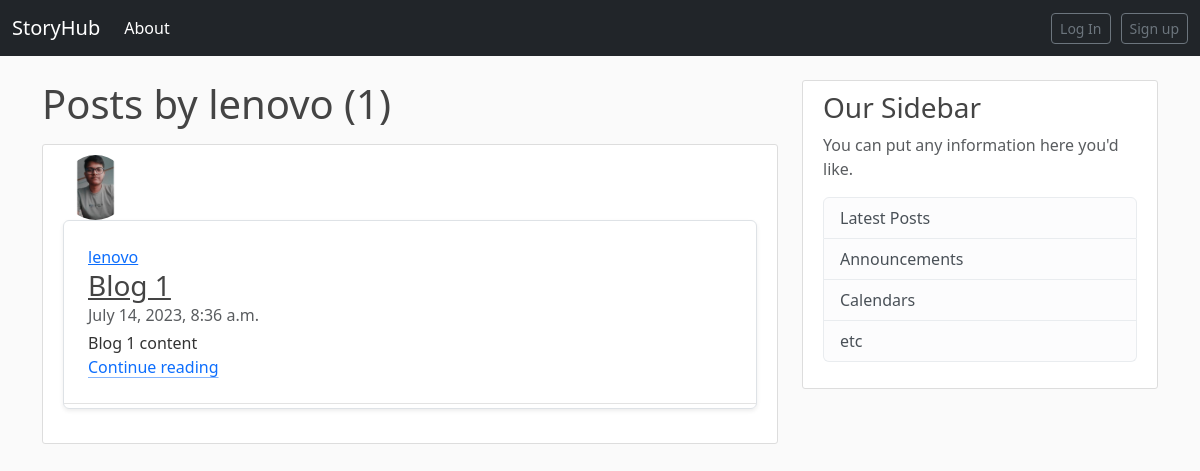
/user/lenovo, run on an earlier commit of the app's database.
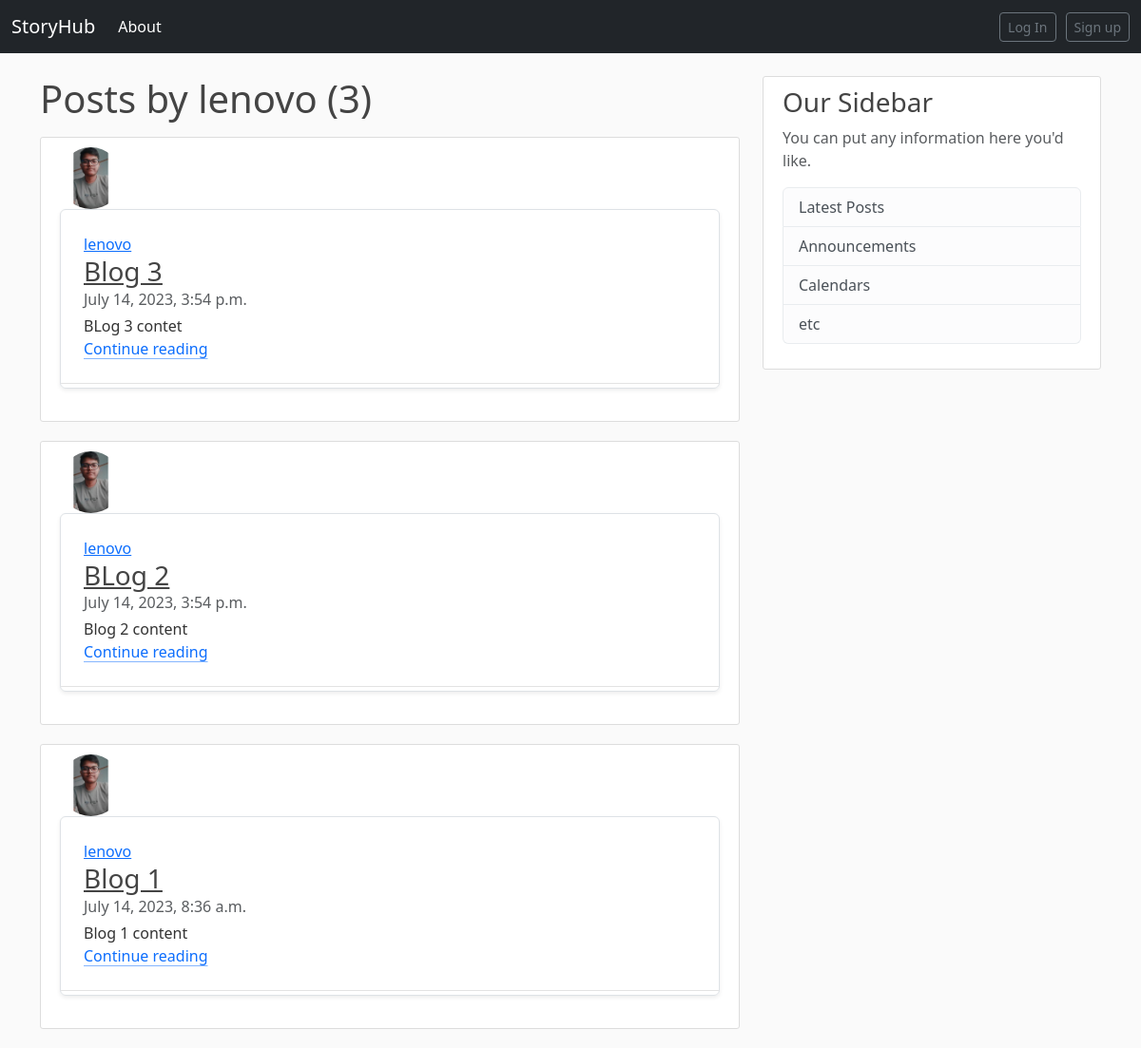
And on a later commit of the database.
### blog/models.py (models this page shows, shortened)
class Post(models.Model):
    title=models.CharField(max_length=100)
    content=models.TextField()
    date_posted=models.DateTimeField(default=timezone.now)
    author=models.ForeignKey(User,on_delete=models.CASCADE)

### user/models.py (models this page shows, shortened)
class Profile(models.Model):
    user=models.OneToOneField(User,on_delete=models.CASCADE)
    image=models.ImageField(default='default.jpg',upload_to='profile_pics')
    bio=models.TextField(default='')

### blog/views.py (the view)
# urls.py: path('user/<str:username>', views.UserPostListView.as_view(), name='user-post'),
class UserPostListView(ListView):
    model=Post
    template_name='blog/user_posts.html'
    context_object_name='posts'
    ordering=['-date_posted']
    paginate_by=5
    def get_queryset(self):
        user=get_object_or_404(User,username=self.kwargs.get('username'))
        return Post.objects.filter(author=user).order_by('-date_posted')

### blog/templates/blog/user_posts.html (shortened to what this page needs)
{% extends "blog/base.html" %}
{% block content %}
    <h1 class="mb-3">Posts by {{ view.kwargs.username }} ({{ page_obj.paginator.count }})</h1>
    {% for posts in posts %}
        <article class="media content-section col-md-12">
            <img class="rounded-circle article-img" src="{{ posts.author.profile.image.url }}">
            <div class="media-body row g-0 border rounded overflow-hidden flex-md-row mb-4 shadow-sm h-md-250 position-relative" >
              <div class="article-metadata col p-4 d-flex flex-column position-static">
                <a class="mr-2" href="{% url 'user-post' posts.author.username %}">{{posts.author}}</a>
                <h3 class="mb-0"><a class="article-title" href="{% url 'post-detail' posts.id %}">{{ posts.title }}</a></h3>
                <div class="mb-1 text-body-secondary"> {{ posts.date_posted}} </div>
                <p class="card-text mb-auto">{{ posts.content }}</p>
                <a href="{% url 'post-detail' posts.id %}" class="icon-link gap-1 icon-link-hover stretched-link">
                  Continue reading
                  <svg class="bi"><use xlink:href="#chevron-right"></use></svg>
                </a>
              </div>
            </div>
        </article>
    {% endfor %}
{% endblock content %}

What changed in the data, as far as the page shows it:
added Post: author.profile.image (picture), author "lenovo", title "Blog 3", date_posted "July 14, 2023, 3:54 p.m.", content "BLog 3 contet"
added Post: author.profile.image (picture), author "lenovo", title "BLog 2", date_posted "July 14, 2023, 3:54 p.m.", content "Blog 2 content"
Also different on the page:
{{ page_obj.paginator.count }}: "1" → "3"
